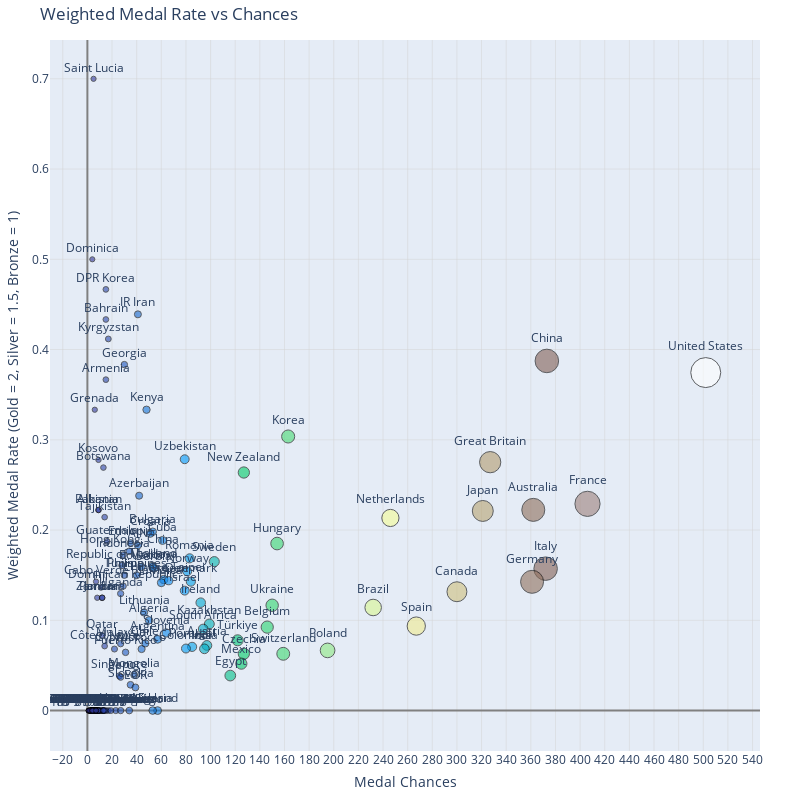

Source (notebook cell):
### Markdown cell above
#### 3.4 Weighted Medal Rate vs Chances

### Code cell
# Setup
config = {
    # Data
    "name_col": "country",
    "size_col": "entries",
    "color_col": "entries",
    "x_axis_col": "entries",
    "y_axis_col": "medal_rate_weighted",
    # Labels
    "title": "Weighted Medal Rate vs Chances",
    "x_axis_title": "Medal Chances",
    "y_axis_title": "Weighted Medal Rate (Gold = 2, Silver = 1.5, Bronze = 1)",
    # Formatting
    "min_point_size": 5,
    "max_point_size": 30,
    "x_axis_dtick": 20,
    "y_axis_dtick": 0.1,
    "width": 800,
    "height": 800
}

# Plot and save html version
fig = plotly_scatter_v1(rate_df, config)
fig.write_html("md/olympic_medals/weighted_medal_rate_vs_chances.html")
